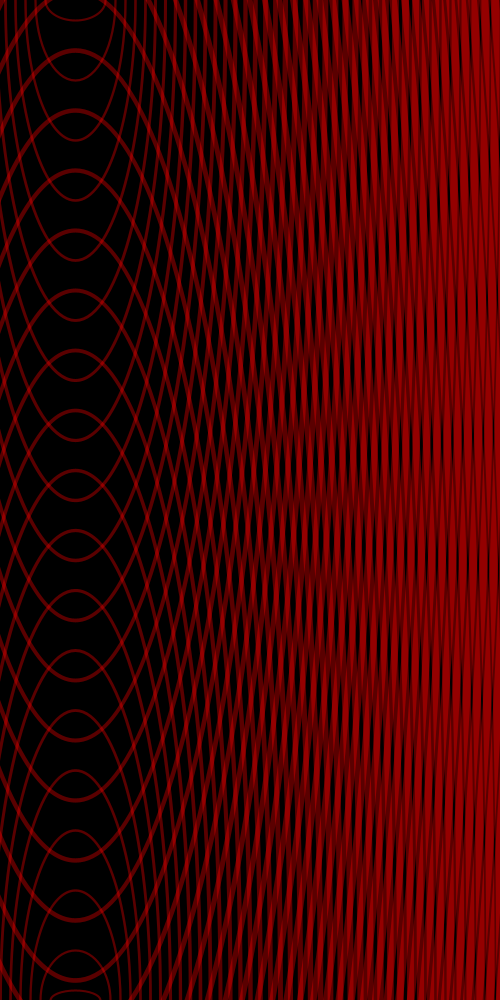
Frame 1 (no input)
Frame 60 (the mouse pressed at the canvas centre just before this capture): identical to frame 1, image omitted
Frame 120 (the mouse held since frame 60 and released just before this capture): identical to frame 1, image omitted

The Processing sketch that drew this single still picture (run headless with seeded random() and noise(); from frame 60 on, the mouse is pressed at the canvas centre):

// Processing sketch: processing_32114
// ── processing_32114.pde

int width = 50;
int height = 20;
float x1 = 75;
float y1 = 1000;
float x2 = 75;
float y2 = 1000;
float t = 2;

void setup(){
  size(500,1000);
  background(0);
  smooth();
}

void draw(){
  while(width<1000){
  smooth();
  noFill();
  strokeWeight(t);
  stroke(255,0,0,50);
  ellipse(x1,y1,width,height);
//  x1 = x1+8;
  y1 = 200/y1;
//  width = width + 4;
//  height = height + 4;
  
    smooth();
    noFill();
    strokeWeight(t);
    stroke(255,0,0,50);
    ellipse(x2,y2,width,height);
//    x2 = x2+8;
    y2 = 200/y2;
    width = width + 10;
    height = height - 60;
    t = t + 0.08;
  }
  
/*      noFill();
      strokeWeight(2);
      stroke(255,0,0, 25);
      ellipse(x3,y3,width,height);
      x3 = x3-8;
      y3 = y3+8;
      width = width + 4;
      height = height + 4;
 */ 
//  if(y==500);
  //  x=50;
 //   y=0;
}
                                                
